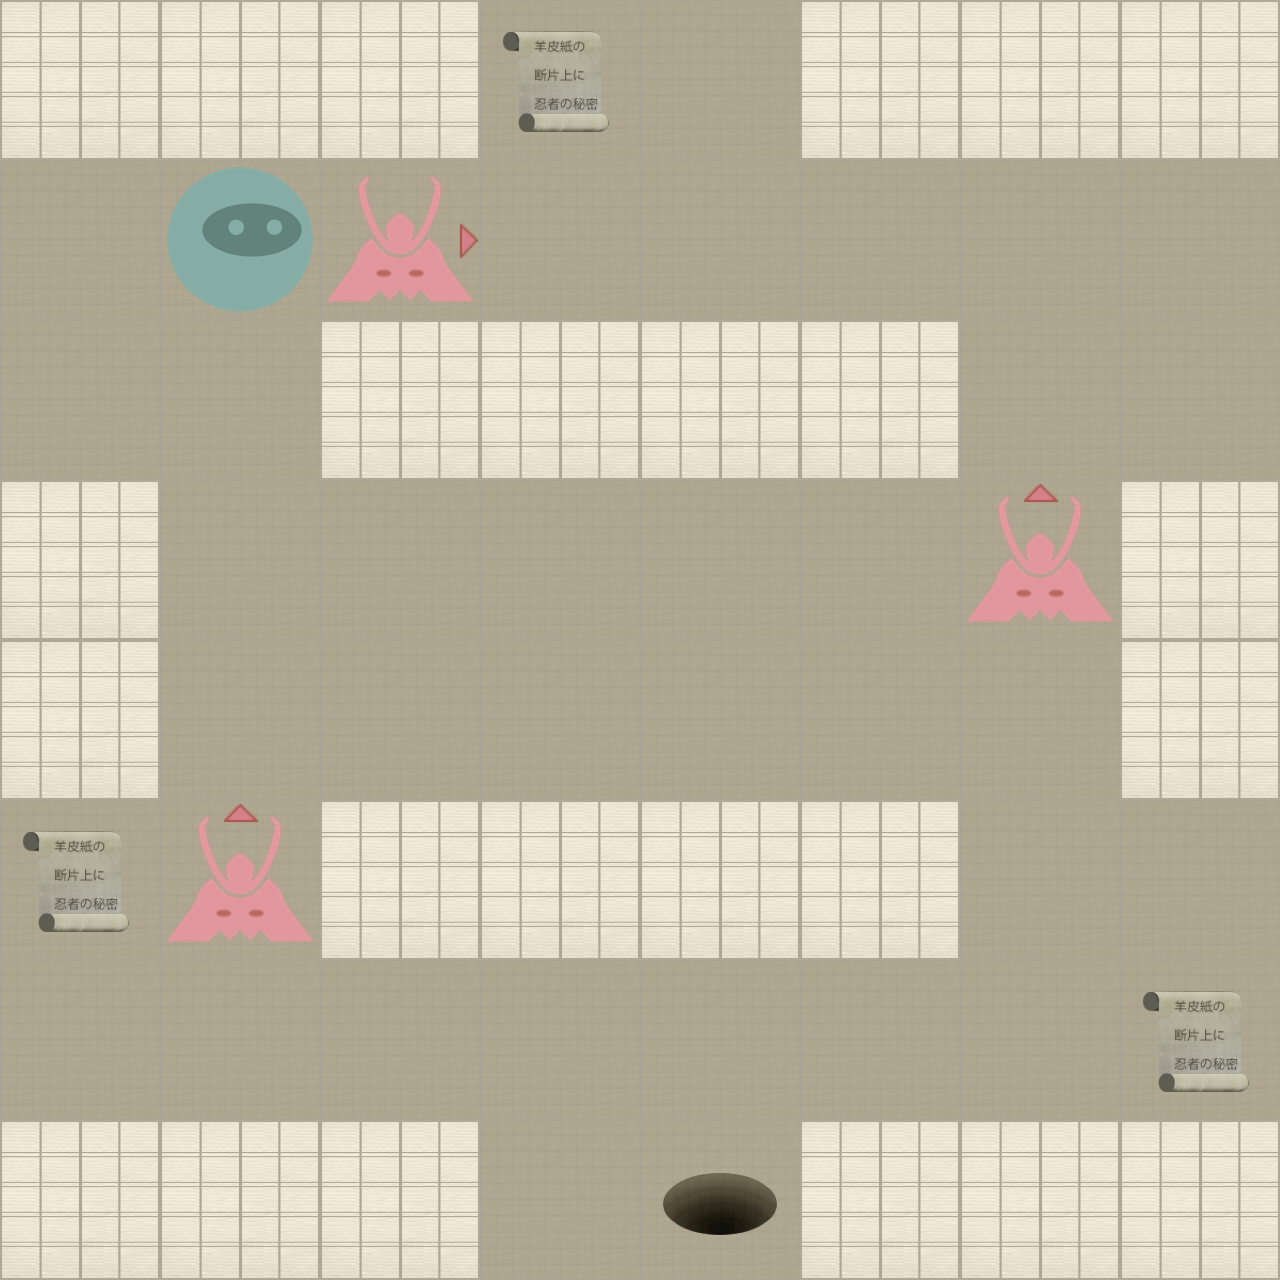

This is a level from a 2D game, rendered from its Tiled map with the project's own tilesets. A one-line summary and the map file follow, with tile-layer data summarised:
An orthogonal 8x8 tile map with 160x160 px tiles, 2 tile layers (Level, Actors).

<map version="1.0" orientation="orthogonal" width="8" height="8" tilewidth="160" tileheight="160">
 <properties>
  <property name="moves" value="19" />
 </properties>
 <tileset firstgid="1" name="tiles" tilewidth="160" tileheight="160" spacing="2" margin="2">
  <image source="tiles-ipadhd.png" width="1024" height="1024" />
  <tile id="0">
   <properties>
    <property name="actor" value="exit" />
   </properties>
  </tile>
  <tile id="2">
   <properties>
    <property name="actor" value="guard" />
    <property name="direction" value="down" />
   </properties>
  </tile>
  <tile id="3">
   <properties>
    <property name="actor" value="guard" />
    <property name="direction" value="left" />
   </properties>
  </tile>
  <tile id="4">
   <properties>
    <property name="actor" value="guard" />
    <property name="direction" value="right" />
   </properties>
  </tile>
  <tile id="5">
   <properties>
    <property name="actor" value="guard" />
    <property name="direction" value="up" />
   </properties>
  </tile>
  <tile id="7">
   <properties>
    <property name="actor" value="player" />
   </properties>
  </tile>
  <tile id="8">
   <properties>
    <property name="actor" value="scroll" />
   </properties>
  </tile>
  <tile id="9">
   <properties>
    <property name="wall" value="1" />
   </properties>
  </tile>
 </tileset>
 <layer name="Level" width="8" height="8">
  <data>[64 cells, 64 non-empty, 2 distinct tile ids]</data>
 </layer>
 <layer name="Actors" width="8" height="8">
  <data>[64 cells, 8 non-empty, 5 distinct tile ids]</data>
 </layer>
</map>
